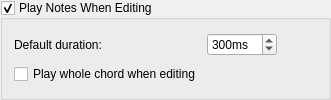
        <widget class="QGroupBox" name="playNotes">
         <property name="mouseTracking">
          <bool>true</bool>
         </property>
         <property name="title">
          <string>Play Notes When Editing</string>
         </property>
         <property name="checkable">
          <bool>true</bool>
         </property>
         <property name="checked">
          <bool>true</bool>
         </property>
         <layout class="QGridLayout" name="gridLayout_4">
          <item row="0" column="2">
           <spacer name="horizontalSpacer_2">
            <property name="orientation">
             <enum>Qt::Horizontal</enum>
            </property>
            <property name="sizeHint" stdset="0">
             <size>
              <width>40</width>
              <height>20</height>
             </size>
            </property>
           </spacer>
          </item>
          <item row="0" column="0">
           <widget class="QLabel" name="label_37">
            <property name="text">
             <string>Default duration:</string>
            </property>
           </widget>
          </item>
          <item row="1" column="0">
           <widget class="QCheckBox" name="playChordOnAddNote">
            <property name="text">
             <string>Play whole chord when editing</string>
            </property>
           </widget>
          </item>
          <item row="0" column="1">
           <widget class="QSpinBox" name="defaultPlayDuration">
            <property name="accessibleName">
             <string>Default duration</string>
            </property>
            <property name="suffix">
             <string extracomment="milliseconds">ms</string>
            </property>
            <property name="minimum">
             <number>20</number>
            </property>
            <property name="maximum">
             <number>2000</number>
            </property>
            <property name="singleStep">
             <number>100</number>
            </property>
            <property name="value">
             <number>300</number>
            </property>
           </widget>
          </item>
         </layout>
        </widget>
